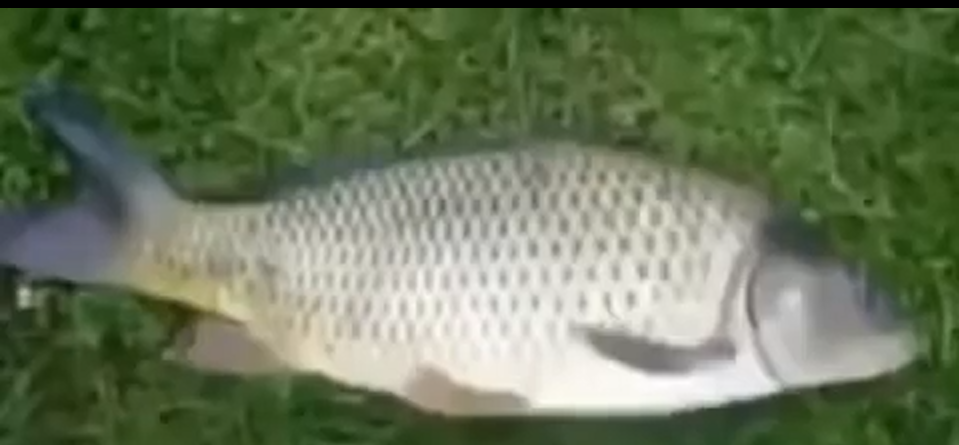
#> input picture t3/crazy.png, 1917 x 890 px (shown at 1/2 size)
$ python 3-filter-spasial.py
#> lines starting #> are read from the running program, lines starting #| are printed output that depends on the picture
import os

import cv2
import numpy as np

BASE = os.path.dirname(os.path.abspath(__file__))
IMAGE_PATH = os.path.join(BASE, "crazy.png")

MEAN_5 = np.ones((5, 5), dtype=np.float32) / 25.0
SHARPEN = np.array([[0, -1, 0],
                    [-1, 5, -1],
                    [0, -1, 0]], dtype=np.float32)
SOBEL_X = np.array([[-1, 0, 1],
                    [-2, 0, 2],
                    [-1, 0, 1]], dtype=np.float32)
SOBEL_Y = np.array([[-1, -2, -1],
                    [0, 0, 0],
                    [1, 2, 1]], dtype=np.float32)


def gaussian_kernel(size=5, sigma=1.0):
#> called with size = 5, sigma = 1.5
    kernel = np.zeros((size, size), dtype=np.float32)
    center = size // 2
    for i in range(size):
        for j in range(size):
            x, y = i - center, j - center
            kernel[i, j] = np.exp(-(x * x + y * y) / (2.0 * sigma * sigma))
    return kernel / kernel.sum()


GAUSS_5 = gaussian_kernel(5, 1.5)


def convolve_float(img, kernel):
    single = img.ndim == 2
    src = img[:, :, None] if single else img
    h, w, c = src.shape
    kh, kw = kernel.shape
    ph, pw = kh // 2, kw // 2

    padded = np.pad(src.astype(np.float32), ((ph, ph), (pw, pw), (0, 0)),
                    mode="edge")
    out = np.zeros((h, w, c), dtype=np.float32)

    for i in range(kh):
        for j in range(kw):
            weight = kernel[i, j]
            if weight != 0:
                out += weight * padded[i:i + h, j:j + w, :]

    return out[:, :, 0] if single else out


def convolve(img, kernel):
    out = convolve_float(img, kernel)
    return np.clip(out, 0, 255).astype(np.uint8)


def sobel_edges(img, gain=3.0):
    if img.ndim == 3:
        gray = (0.114 * img[:, :, 0] + 0.587 * img[:, :, 1]
                + 0.299 * img[:, :, 2]).astype(np.float32)
    else:
        gray = img.astype(np.float32)

    gx = convolve_float(gray, SOBEL_X)
    gy = convolve_float(gray, SOBEL_Y)
    magnitude = np.sqrt(gx * gx + gy * gy)
    return np.clip(magnitude * gain, 0, 255).astype(np.uint8)


def median_filter_gray(img, size=3):
    pad = size // 2
    h, w = img.shape
    padded = np.pad(img, ((pad, pad), (pad, pad)), mode="edge")

    windows = [padded[i:i + h, j:j + w]
               for i in range(size) for j in range(size)]
    return np.median(np.stack(windows, axis=0), axis=0).astype(np.uint8)


def median_filter(img, size=3):
    if img.ndim == 2:
        return median_filter_gray(img, size)
    return np.stack([median_filter_gray(img[:, :, ch], size)
                     for ch in range(img.shape[2])], axis=2)


def add_salt_pepper(img, amount=0.03, seed=0):
    rng = np.random.default_rng(seed)
    out = img.copy()
    h, w = img.shape[:2]
    n = int(h * w * amount)
    ys = rng.integers(0, h, n)
    xs = rng.integers(0, w, n)
    half = n // 2
    out[ys[:half], xs[:half]] = 255
    out[ys[half:], xs[half:]] = 0
    return out


def to_display(img):
    if img.ndim == 2:
        return cv2.cvtColor(img, cv2.COLOR_GRAY2BGR)
    return img


def resize_width(img, width):
    out = to_display(img)
    h, w = out.shape[:2]
    return cv2.resize(out, (width, int(width * h / w)),
                      interpolation=cv2.INTER_AREA)


def show_result(title, filename, img, width=480):
    small = resize_width(img, width)
    cv2.imwrite(os.path.join(BASE, filename), small)
    cv2.imshow(title, small)
    cv2.waitKey(0)
    cv2.destroyAllWindows()


def main():
    img = cv2.imread(IMAGE_PATH)
#> img is the input picture: shape (890, 1917, 3); mean B, G, R 89, 118.2, 104.8
    if img is None:
        raise FileNotFoundError(f"Gambar tidak ditemukan: {IMAGE_PATH}")

    blurred = convolve(img, MEAN_5)
    gaussian = convolve(img, GAUSS_5)
    median = median_filter(img, size=3)
    sharpened = convolve(img, SHARPEN)
#> after the loop in convolve_float (call 3), `for i in range(kh):`:
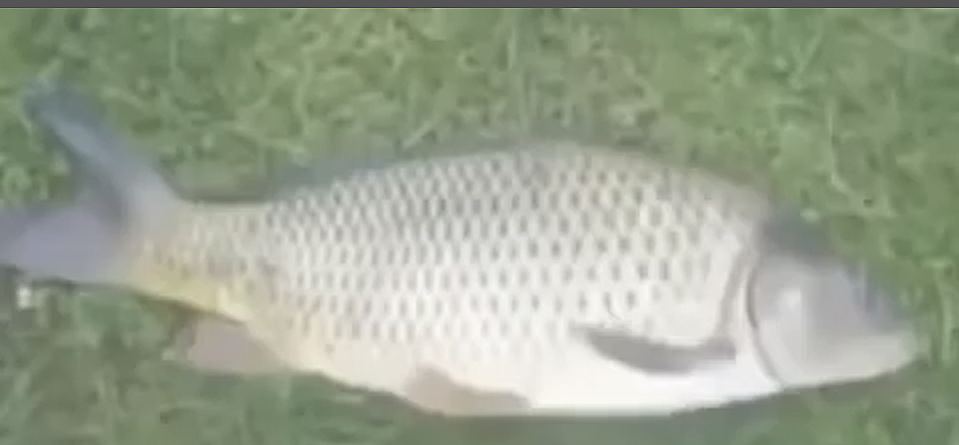
#> out: shape (890, 1917, 3) float32 (shown at 1/2 size); mean B, G, R 89, 118.2, 104.9; drawn with min black and max white
    edges = sobel_edges(img, gain=3.0)
#> in sobel_edges, `gray = (0.114 * img[:, :, 0] + 0.587 * img[:, :, 1] + 0.299 * img[:, :..`:
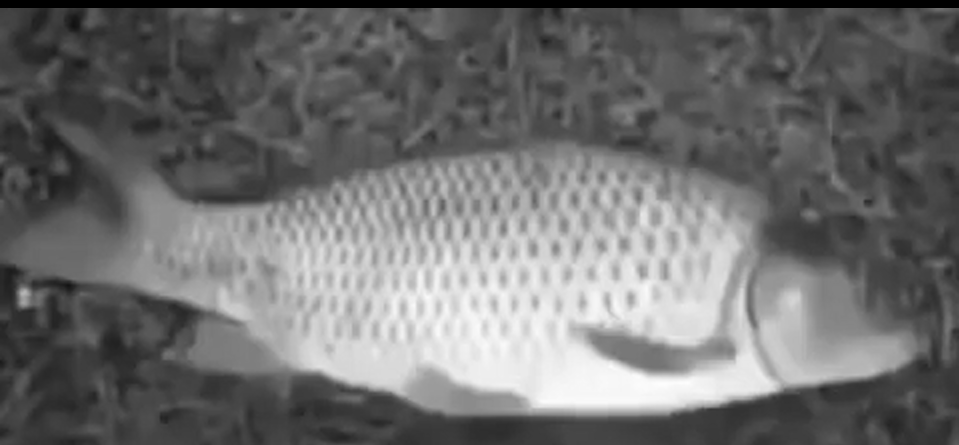
#> gray: shape (890, 1917) float32 (shown at 1/2 size); min 0, max 253.7, mean 110.9
#> after the loop in convolve_float (call 4), `for i in range(kh):`:
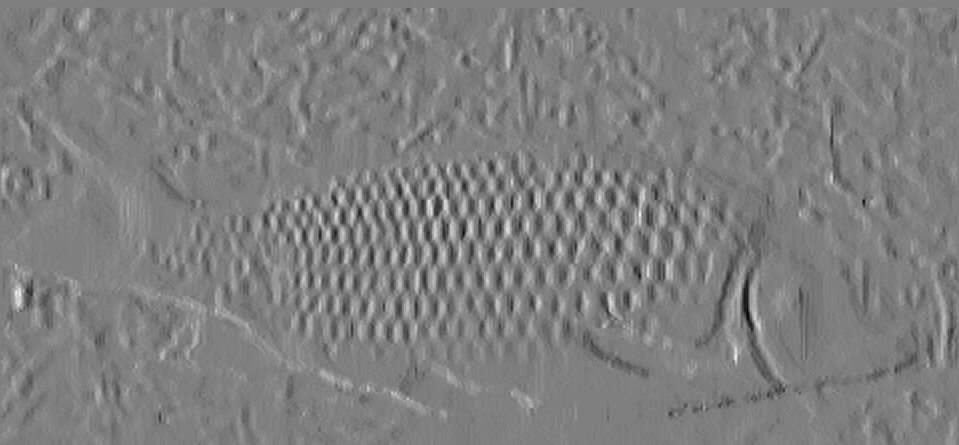
#> out: shape (890, 1917, 1) float32 (shown at 1/2 size); min -91.66, max 92.05, mean 0; drawn with min black and max white
#> after the loop in convolve_float (call 5), `for i in range(kh):`:
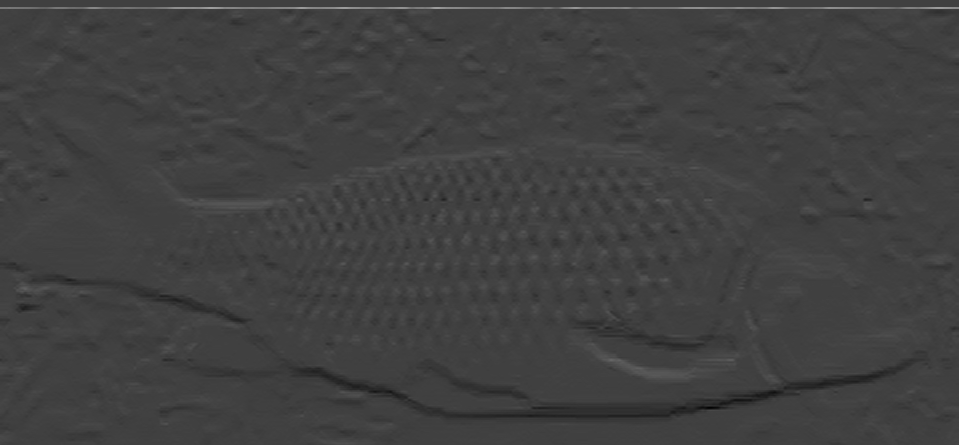
#> out: shape (890, 1917, 1) float32 (shown at 1/2 size); min -154, max 454.5, mean 0.6; drawn with min black and max white
#> in sobel_edges, `magnitude = np.sqrt(gx * gx + gy * gy)`:
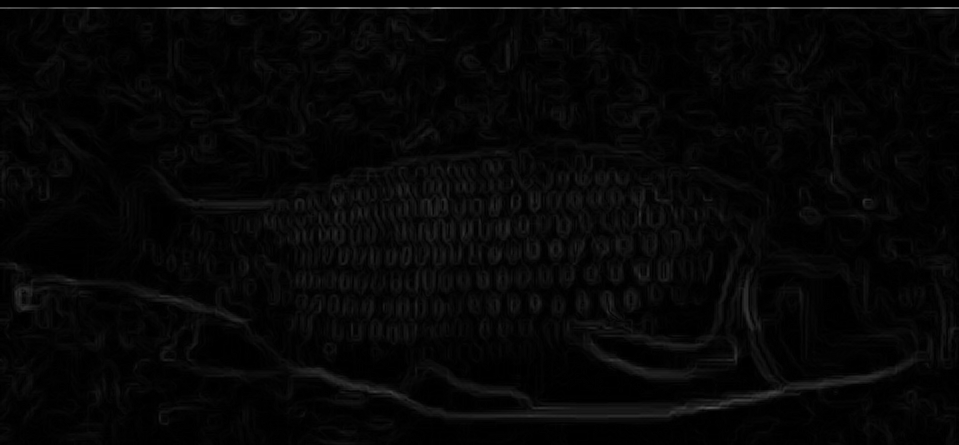
#> magnitude: shape (890, 1917) float32 (shown at 1/2 size); min 0, max 454.5, mean 11.7; drawn with min black and max white

    show_result("Original", "hasil-original.png", img)
    show_result("Mean 5x5", "hasil-mean.png", blurred)
    show_result("Gaussian 5x5", "hasil-gaussian.png", gaussian)
    show_result("Median 3x3", "hasil-median.png", median)
    show_result("Sharpening 3x3", "hasil-sharpen.png", sharpened)
    show_result("Sobel (edge)", "hasil-sobel.png", edges)
#> in resize_width (call 6), `return cv2.resize(out, (width, int(width * h / w)), interpolation=cv2...`:
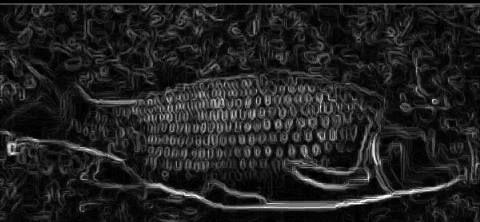
#> returned value: shape (222, 480, 3); min 0, max 255, mean 33.3

    y0, y1, x0, x1 = 200, 500, 900, 1200
    show_result("Original (zoom)", "hasil-zoom-original.png",
                img[y0:y1, x0:x1], 300)
#> in resize_width (call 7), `out = to_display(img)`:
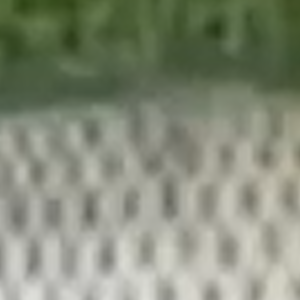
#> out: shape (300, 300, 3); mean of channels 0, 1, 2 121.5, 140.1, 133.7; drawn as B, G, R
    show_result("Mean 5x5 (zoom)", "hasil-zoom-mean.png",
                blurred[y0:y1, x0:x1], 300)
    show_result("Gaussian 5x5 (zoom)", "hasil-zoom-gaussian.png",
                gaussian[y0:y1, x0:x1], 300)
    show_result("Median 3x3 (zoom)", "hasil-zoom-median.png",
                median[y0:y1, x0:x1], 300)

    noisy = add_salt_pepper(img, amount=0.03, seed=0)
    noisy_mean = convolve(noisy, MEAN_5)
    noisy_median = median_filter(noisy, size=3)

    show_result("Noisy (salt & pepper)", "hasil-noise.png", noisy)
    show_result("Noisy + Mean 5x5", "hasil-noise-mean.png", noisy_mean)
    show_result("Noisy + Median 3x3", "hasil-noise-median.png", noisy_median)


if __name__ == "__main__":
    main()
